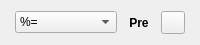
<?xml version="1.0" encoding="UTF-8"?>
<ui version="4.0">
 <class>glitch_object_compound_operator_arduino</class>
 <widget class="QWidget" name="glitch_object_compound_operator_arduino">
  <property name="geometry">
   <rect>
    <x>0</x>
    <y>0</y>
    <width>200</width>
    <height>45</height>
   </rect>
  </property>
  <property name="windowTitle">
   <string>Form</string>
  </property>
  <layout class="QHBoxLayout" name="horizontalLayout">
   <property name="spacing">
    <number>5</number>
   </property>
   <property name="leftMargin">
    <number>15</number>
   </property>
   <property name="topMargin">
    <number>5</number>
   </property>
   <property name="rightMargin">
    <number>15</number>
   </property>
   <property name="bottomMargin">
    <number>5</number>
   </property>
   <item>
    <widget class="QComboBox" name="compound_operator">
     <property name="styleSheet">
      <string notr="true">QComboBox { combobox-popup: 0; }</string>
     </property>
     <property name="currentText">
      <string notr="true">%=</string>
     </property>
     <property name="sizeAdjustPolicy">
      <enum>QComboBox::AdjustToContents</enum>
     </property>
     <item>
      <property name="text">
       <string notr="true">%=</string>
      </property>
     </item>
     <item>
      <property name="text">
       <string notr="true">&amp;=</string>
      </property>
     </item>
     <item>
      <property name="text">
       <string notr="true">*=</string>
      </property>
     </item>
     <item>
      <property name="text">
       <string notr="true">++</string>
      </property>
     </item>
     <item>
      <property name="text">
       <string notr="true">+=</string>
      </property>
     </item>
     <item>
      <property name="text">
       <string notr="true">--</string>
      </property>
     </item>
     <item>
      <property name="text">
       <string notr="true">-=</string>
      </property>
     </item>
     <item>
      <property name="text">
       <string notr="true">/=</string>
      </property>
     </item>
     <item>
      <property name="text">
       <string notr="true">^=</string>
      </property>
     </item>
     <item>
      <property name="text">
       <string notr="true">|=</string>
      </property>
     </item>
    </widget>
   </item>
   <item>
    <widget class="QToolButton" name="pre">
     <property name="font">
      <font>
       <weight>75</weight>
       <bold>true</bold>
      </font>
     </property>
     <property name="text">
      <string>Pre</string>
     </property>
     <property name="checkable">
      <bool>true</bool>
     </property>
     <property name="autoRaise">
      <bool>true</bool>
     </property>
    </widget>
   </item>
   <item>
    <widget class="QToolButton" name="context_menu">
     <property name="text">
      <string/>
     </property>
     <property name="icon">
      <iconset resource="../../Icons/icons.qrc">
       <normaloff>:/context-menu.png</normaloff>:/context-menu.png</iconset>
     </property>
    </widget>
   </item>
  </layout>
 </widget>
 <tabstops>
  <tabstop>compound_operator</tabstop>
  <tabstop>pre</tabstop>
  <tabstop>context_menu</tabstop>
 </tabstops>
 <resources>
  <include location="../../Icons/icons.qrc"/>
 </resources>
 <connections/>
</ui>
